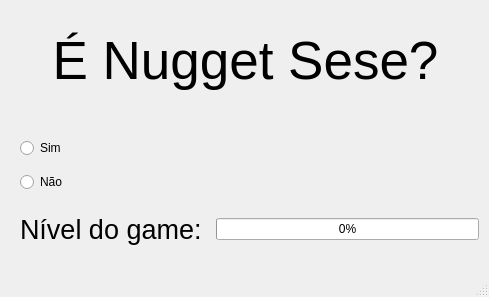
<?xml version="1.0" encoding="UTF-8"?>
<ui version="4.0">
 <class>MainWindow</class>
 <widget class="QMainWindow" name="MainWindow">
  <property name="geometry">
   <rect>
    <x>0</x>
    <y>0</y>
    <width>489</width>
    <height>297</height>
   </rect>
  </property>
  <property name="windowTitle">
   <string>MainWindow</string>
  </property>
  <widget class="QWidget" name="centralwidget">
   <widget class="QWidget" name="gridLayoutWidget">
    <property name="geometry">
     <rect>
      <x>10</x>
      <y>0</y>
      <width>471</width>
      <height>121</height>
     </rect>
    </property>
    <layout class="QGridLayout" name="gridLayout">
     <item row="0" column="0">
      <widget class="QLabel" name="label">
       <property name="font">
        <font>
         <pointsize>40</pointsize>
        </font>
       </property>
       <property name="text">
        <string>É Nugget Sese?</string>
       </property>
       <property name="alignment">
        <set>Qt::AlignmentFlag::AlignCenter</set>
       </property>
      </widget>
     </item>
    </layout>
   </widget>
   <widget class="QWidget" name="horizontalLayoutWidget">
    <property name="geometry">
     <rect>
      <x>20</x>
      <y>130</y>
      <width>461</width>
      <height>71</height>
     </rect>
    </property>
    <layout class="QGridLayout" name="gridLayout_2">
     <item row="1" column="1">
      <widget class="QRadioButton" name="radioButton">
       <property name="layoutDirection">
        <enum>Qt::LayoutDirection::LeftToRight</enum>
       </property>
       <property name="autoFillBackground">
        <bool>false</bool>
       </property>
       <property name="text">
        <string>Não</string>
       </property>
      </widget>
     </item>
     <item row="0" column="1">
      <widget class="QRadioButton" name="radioButton_2">
       <property name="cursor">
        <cursorShape>SplitVCursor</cursorShape>
       </property>
       <property name="layoutDirection">
        <enum>Qt::LayoutDirection::LeftToRight</enum>
       </property>
       <property name="text">
        <string>Sim</string>
       </property>
       <property name="autoExclusive">
        <bool>true</bool>
       </property>
       <property name="autoRepeatInterval">
        <number>100</number>
       </property>
      </widget>
     </item>
    </layout>
   </widget>
   <widget class="QWidget" name="horizontalLayoutWidget_2">
    <property name="geometry">
     <rect>
      <x>20</x>
      <y>210</y>
      <width>459</width>
      <height>38</height>
     </rect>
    </property>
    <layout class="QHBoxLayout" name="horizontalLayout">
     <item>
      <widget class="QLabel" name="label_2">
       <property name="font">
        <font>
         <pointsize>20</pointsize>
        </font>
       </property>
       <property name="text">
        <string>Nível do game: </string>
       </property>
      </widget>
     </item>
     <item>
      <widget class="QProgressBar" name="progressBar">
       <property name="value">
        <number>0</number>
       </property>
      </widget>
     </item>
    </layout>
   </widget>
  </widget>
  <widget class="QMenuBar" name="menubar">
   <property name="geometry">
    <rect>
     <x>0</x>
     <y>0</y>
     <width>489</width>
     <height>22</height>
    </rect>
   </property>
  </widget>
  <widget class="QStatusBar" name="statusbar"/>
 </widget>
 <resources/>
 <connections/>
</ui>
